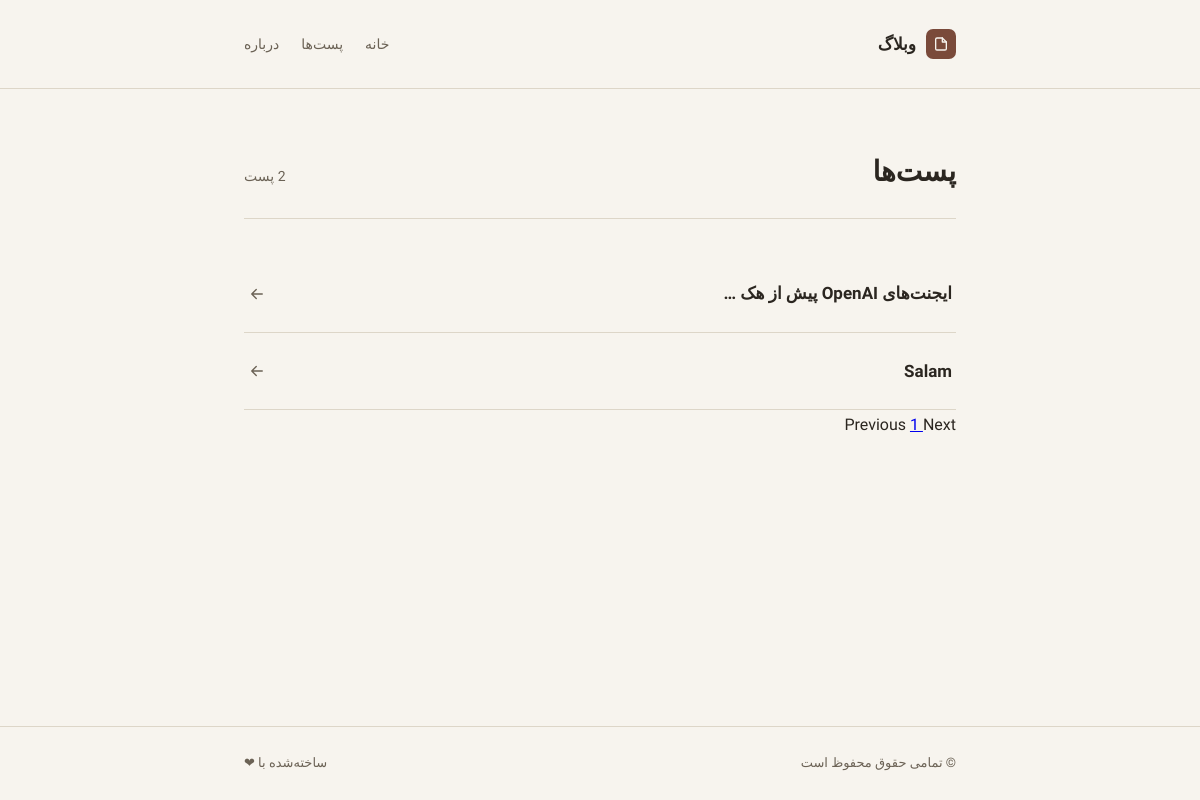
The page /blog/posts-c/ on the database as committed earlier.
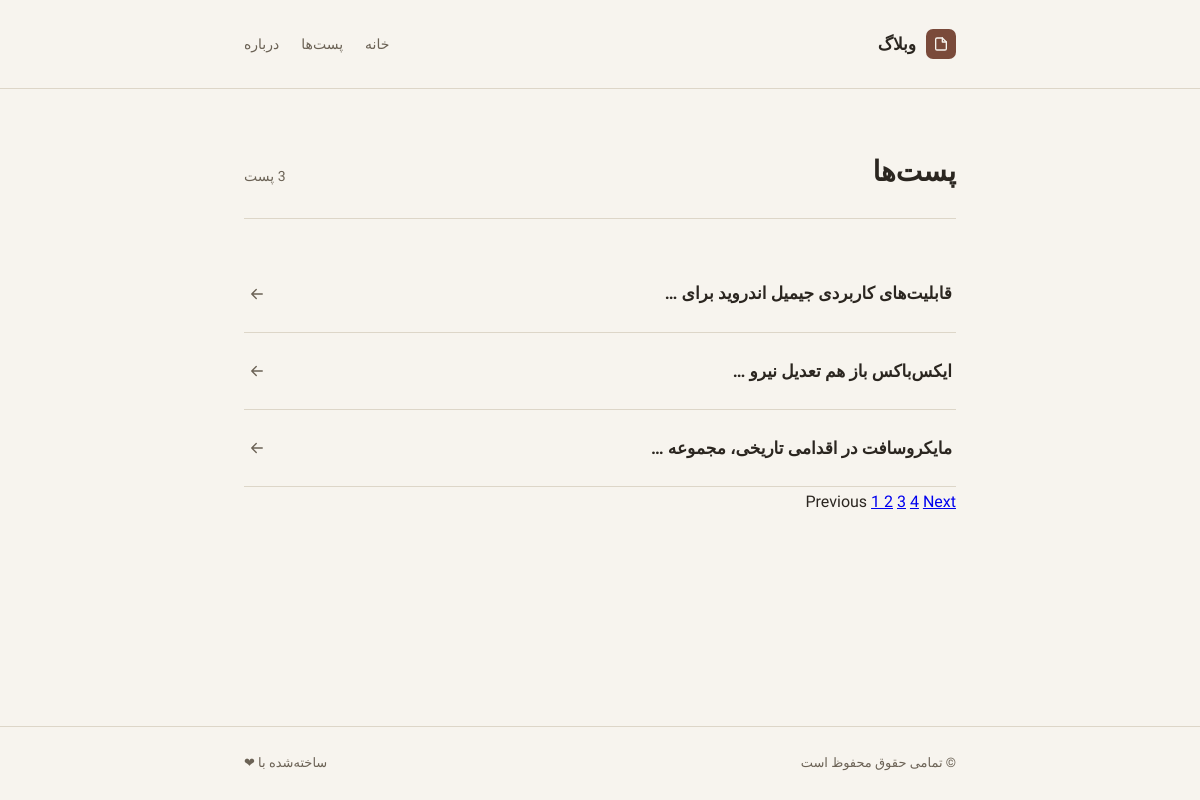
The same page on the database as committed later.
### blog/models.py (models this page shows)
class Post(models.Model):
    class Status(models.TextChoices):
        DRAFT = ('DF', 'DRAFT')
        REJECTED = ('RJ', 'REJECTED')
        ACCEPTED = ('ACC', 'ACCEPTED')
    title = models.CharField(max_length = 150,verbose_name='عنوان')
    content = models.TextField(verbose_name='محتوا')
    slug = models.SlugField(max_length = 200, verbose_name = 'اسلاگ')
    status = models.CharField(max_length = 3, choices=Status.choices ,default=Status.DRAFT, verbose_name='وضعیت انتشار')
    created_at = models.DateTimeField(auto_now_add = True)
    published_at = models.DateTimeField(blank = True,null = True)
    updated_at = models.DateTimeField(auto_now = True)
    author = models.ForeignKey(User, on_delete = models.CASCADE,related_name = 'posts')
    objects = models.Manager()
    accepted = AcceptedPost()
    def __str__(self):
        return f"{self.title}"
    def get_absolute_url(self):
        return reverse("blog:post_detail",args = [self.slug])
    class Meta:
        ordering = ['-published_at']
        indexes = [models.Index(fields=['title', 'published_at'])]
        verbose_name = 'پست'
        verbose_name_plural = 'پست ها'

### blog/views.py (the view)
# urls.py: path("posts-c/",views.PostListView.as_view(),name='post_list'),
class PostListView(ListView):
    queryset = Post.accepted.all()
    paginate_by = 3
    template_name = 'blog/post_list.html'
    context_object_name = 'posts'

### blog/templates/blog/post_list.html (shortened to what this page needs)
{% extends "base.html" %}
{% block content %}
<div class="page_obj">
    <div class="page_obj-head">
        <h1>پست‌ها</h1>
        <span>{{ posts|length }} پست</span>
    </div>
    <ul class="post-list">
        {% for item in posts %}
        <li class="post-row">
            <a href="{{ item.get_absolute_url }}">{{ item |truncatewords:5}}</a>
            <svg class="arrow" viewBox="0 0 24 24" fill="none" stroke-width="1.8" stroke-linecap="round" stroke-linejoin="round">
                <path d="M5 12h14M13 6l6 6-6 6"/>
            </svg>
        </li>
        {% endfor %}
    </ul>
{% include "partials/paginator.html" %}
</div>
{% endblock content %}

Rows that differ between the two databases and show on the page:
no longer on this page (row unchanged): Post: title "ایجنت‌های OpenAI پیش از هک …"
no longer on this page (row unchanged): Post: title "Salam"
added Post: title "قابلیت‌های کاربردی جیمیل اندروید برای …"
added Post: title "ایکس‌باکس باز هم تعدیل نیرو …"
added Post: title "مایکروسافت در اقدامی تاریخی، مجموعه …"
Other text that changed with them:
new list line: "2"
new list line: "3"
new list line: "4"
